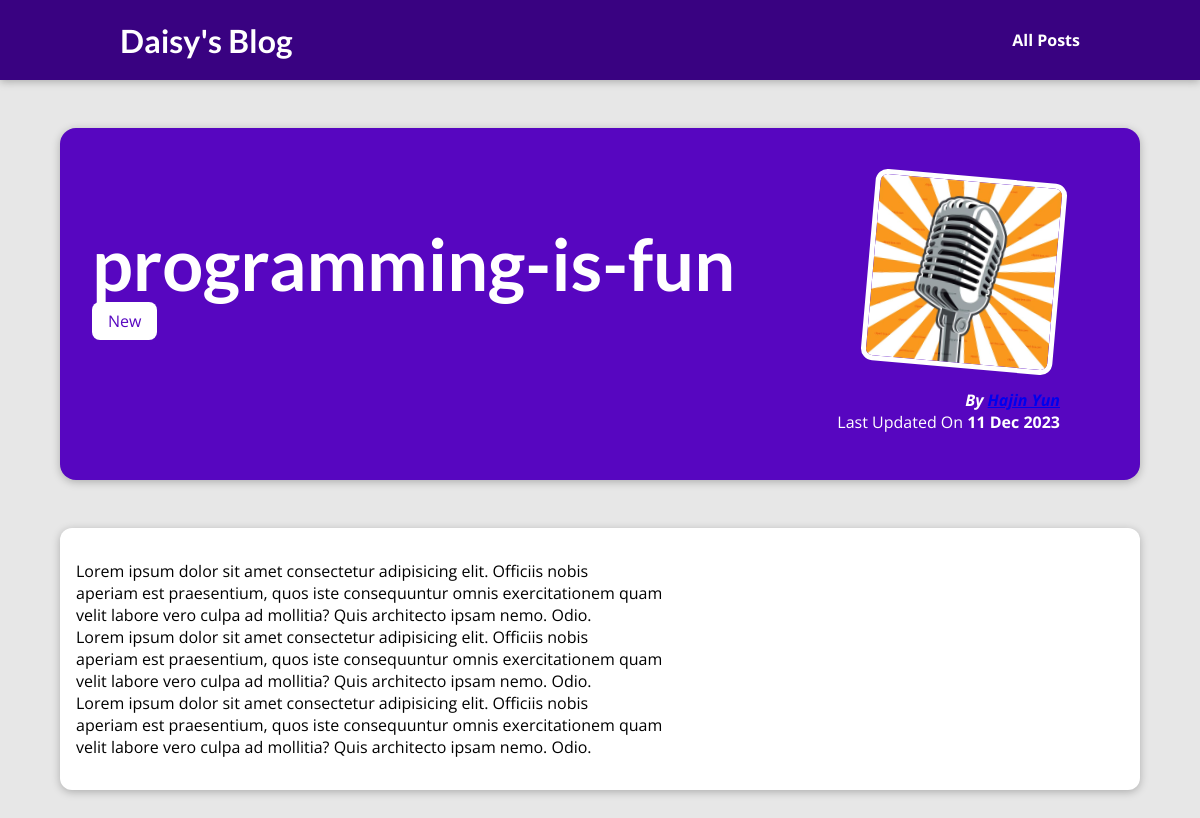
Page /posts/programming-is-fun on the committed database.
### blog/models.py (models this page shows, shortened)
class Post(models.Model):
  title = models.CharField(max_length=150)
  excerpt = models.CharField(max_length=200)
  image_name = models.CharField(max_length=100)
  date = models.DateField(auto_now=True)
  slug = models.SlugField(unique=True, db_index=True)
  content = models.TextField(validators=[MinLengthValidator(10)])
  author = models.ForeignKey(
    Author, on_delete=models.SET_NULL, null=True, related_name="posts"
  )
  tags = models.ManyToManyField(Tag)

class Tag(models.Model):
  caption = models.CharField(max_length=20)

class Author(models.Model):
  first_name = models.CharField(max_length=100)
  last_name = models.CharField(max_length=100)
  email_address = models.EmailField()
  def __str__(self):
    return f"{self.first_name} {self.last_name}"

### blog/views.py (the view)
# urls.py: path("posts/<slug:slug>", views.post_detail, name="post-detail")
def post_detail(request, slug):
    identified_post = Post.objects.get(slug=slug)
    return render(request, "blog/post-detail.html", {
        "post":identified_post,
        "post_tags":identified_post.tags.all()
    })

### blog/templates/blog/post-detail.html (shortened to what this page needs)
{%extends "base.html"%}
{%load static%}
{%block css_file%}
  <link rel="stylesheet" href="{%static "blog/post-detail.css"%}">
{%endblock%}
{%block content%}
  <section id="summary">
    <h2>{{post.title}}</h2>
    <div>
      {%for tag in post_tags%}
        <span class="tag">{{tag.caption}}</span>
      {%endfor%}
    </div>
    <article>
      <img src="{%static "blog/images/"|add:post.image_name%}" alt="{{post.title}}">
      <address>By <a href="mailto:{{post.author.email_address}}">{{post.author|title}}</a></address>
      <div>
        Last Updated On <time>{{post.date|date:"d M Y"}}</time>
      </div>
    </article>
  </section>
  <main>
    {{post.content|linebreaks}}
  </main>
{%endblock%}

### static/app.css (style rules this page uses)
* { box-sizing: border-box; }
html { font-family: 'Open Sans', 'Lato', sans-serif; }
body { margin: 0; }
h1, h2, h3 { font-family: 'Lato', sans-serif; font-weight: bold; }

### blog/static/blog/post-detail.css (style rules this page uses)
body { background-color: #e7e7e7; }
#summary { margin: 8rem auto 3rem auto; padding: 2rem; width: 90%; max-width: 90rem; border-radius: 16px; background-color: #5706c0; position: relative; box-shadow: 0 2px 8px rgba(0, 0, 0, 0.25); height: 22rem; text-decoration: none; }
#summary h2 { color: white; font-size: 4.5rem; margin-bottom: 0.25rem; }
#summary article { position: absolute; top: 2rem; right: 3rem; padding: 1rem 2rem; border-radius: 12px; text-align: right; color: white; }
#summary article img { width: 12rem; height: 12rem; border-radius: 12px; transform: rotateZ(5deg); border: 5px solid white; margin-bottom: 1rem; }
#summary address { font-weight: bold; color: white; text-decoration: none; }
#summary time { font-weight: bold; }
main { width: 90%; max-width: 90rem; margin: 3rem auto; background-color: white; padding: 1rem; border-radius: 12px; box-shadow: 0 2px 8px rgba(0, 0, 0, 0.25); }
.tag { background-color: white; color: #5706c0; padding:0.5rem 1rem; border-radius: 8px; }

### rows in the picture
Post: title "programming-is-fun", image_name (picture), author "Hajin Yun", date "11 Dec 2023", content "Lorem ipsum dolor sit amet consectetur adipisicing elit. Officiis nobis aperiam est praesentium, quos iste consequuntur omnis exercitationem quam velit labore vero culpa ad mollitia? Quis architecto ipsam nemo. Odio. Lorem ipsum dolor sit amet consectetur adipisicing elit. Officiis nobis aperiam est praesentium, quos iste consequuntur omnis exercitationem quam velit labore vero culpa ad mollitia? Quis architecto ipsam nemo. Odio. Lorem ipsum dolor sit amet consectetur adipisicing elit. Officiis nobis aperiam est praesentium, quos iste consequuntur omnis exercitationem quam velit labore vero culpa ad mollitia? Quis architecto ipsam nemo. Odio."
Tag: caption "New"
